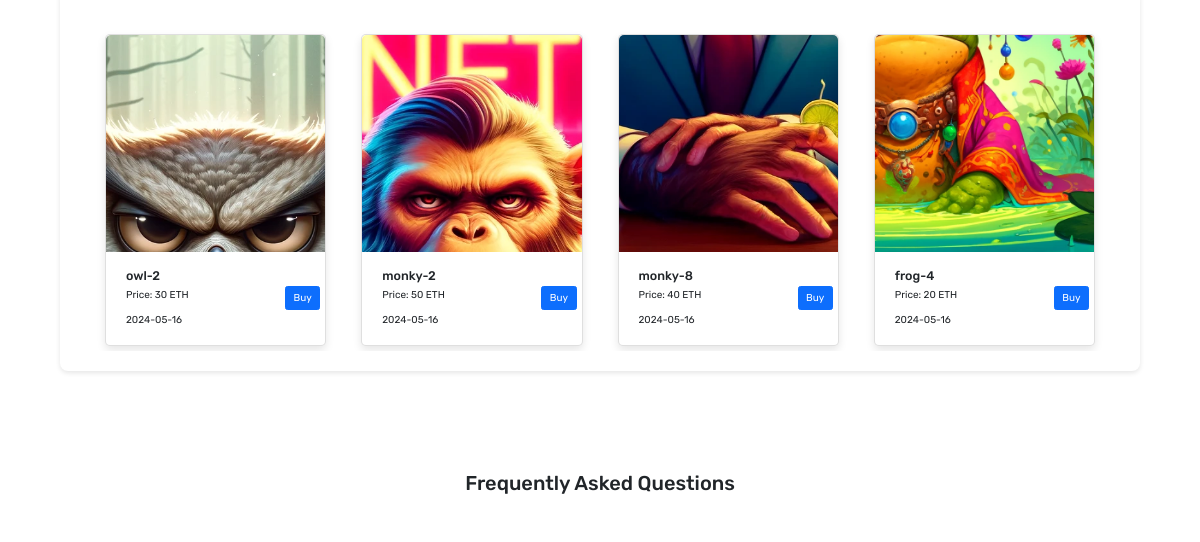
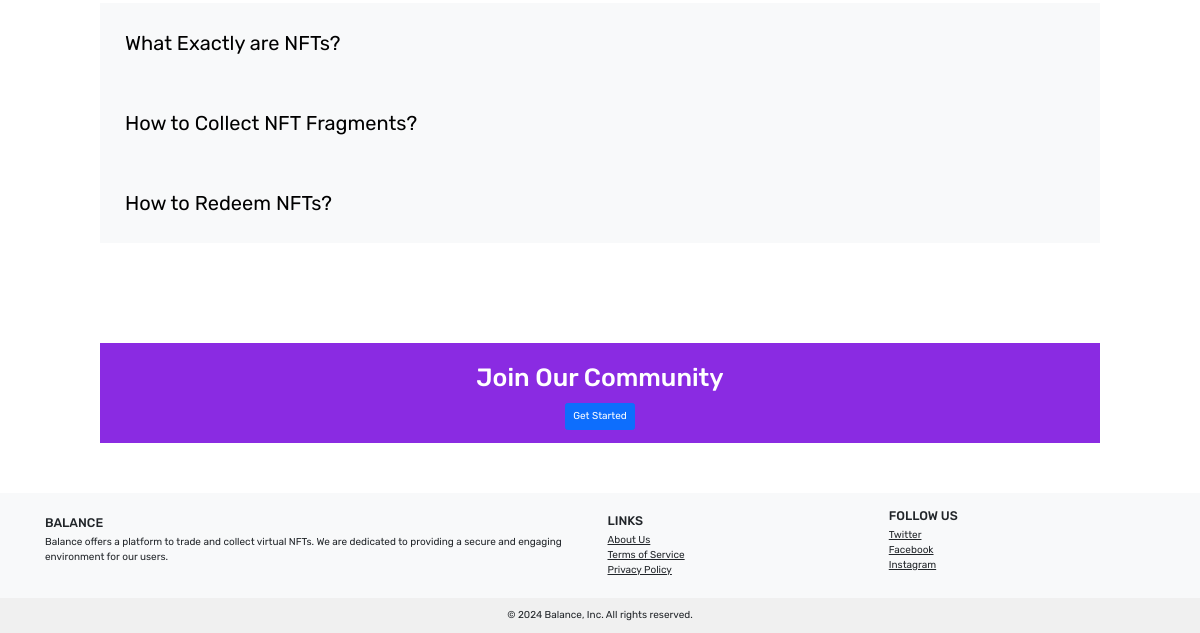
/marketplace (lower part), run on an earlier commit of the app's database (2 pictures, top to bottom).
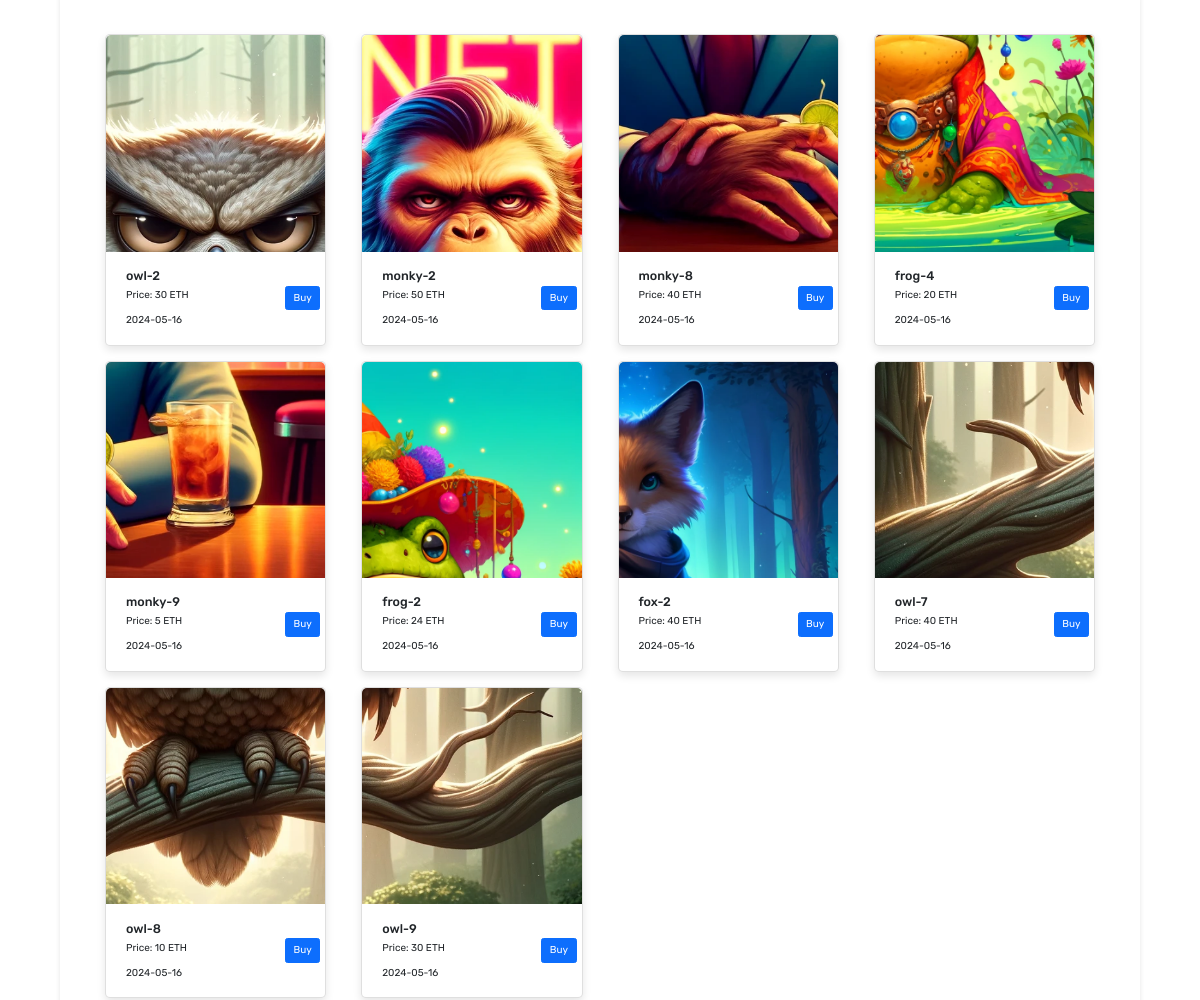
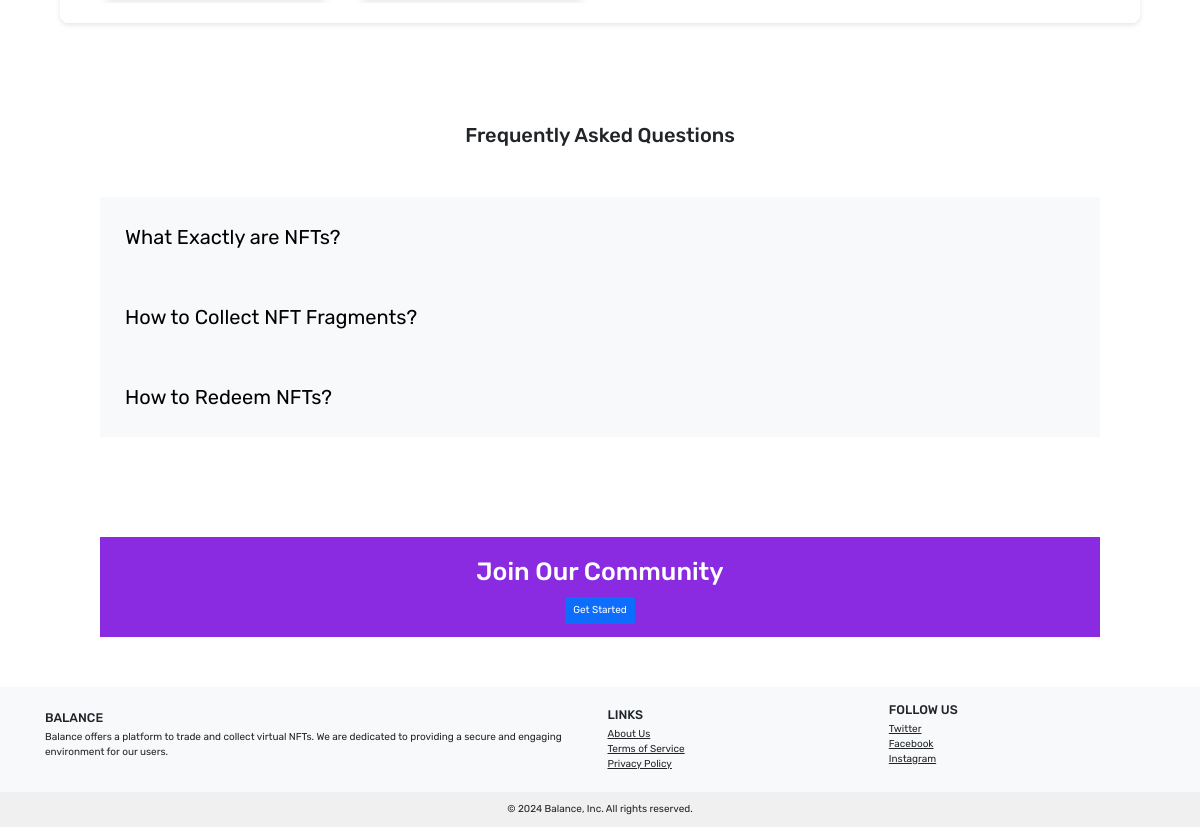
And on a later commit of the database (2 pictures, top to bottom).
### app/models.py (models this page shows, shortened)
class Trade(db.Model):
    __tablename__ = 'trade'
    id = db.Column(db.String(64),  db.ForeignKey('fragment.id'), primary_key=True)
    owner = db.Column(db.Integer, db.ForeignKey('users.id'))
    price = db.Column(db.String(255), nullable=False, default='0.0')
    listed_time = db.Column(db.DateTime, default=datetime.now(timezone.utc))
    __table_args__ = (
        db.CheckConstraint('price >= 0'),
    )

class Fragment(db.Model):
    __tablename__ = 'fragment'
    id = db.Column(db.String(64), primary_key=True)
    img_id = db.Column(db.String(64), db.ForeignKey('nft.id'))
    path = db.Column(db.String(255), unique=True, nullable=False)
    piece_number = db.Column(db.Integer, nullable=False)
    owner = db.Column(db.Integer, db.ForeignKey('users.id'))
    __table_args__ = (
        db.CheckConstraint('piece_number BETWEEN 1 AND 9'),
    )
    trade = db.relationship('Trade', backref='fragment', uselist=False, lazy='joined', cascade='all, delete', passive_deletes=True, primaryjoin="Fragment.id==Trade.id")
    @hybrid_property
    def name(self):
        if 'static/outputs/' in self.path:
            file_name_with_extension = self.path.split('static/outputs/')[-1]
            file_name, _ = os.path.splitext(file_name_with_extension)
            return file_name
        return None

### app/routes.py (the view)
@app.route('/marketplace', methods=['GET'])
def marketplace():
    buy_form = BuyForm()
    redeem_form = RedeemForm()
    trades = Trade.query.all()
    nft = NFT.query.filter_by(completed=0).all()
    return render_template('marketplace.html', trades=trades, nft=nft ,buy_form=buy_form, redeem_form=redeem_form)

### app/models.py (called while the page is built)
    @hybrid_property
    def name(self):
        if 'static/uploads/' in self.path:
            file_name_with_extension = self.path.split('static/uploads/')[-1]
            file_name, _ = os.path.splitext(file_name_with_extension)
            return file_name
        return None

### templates/marketplace.html (shortened to what this page needs)
<!DOCTYPE html>
<html lang="en">
<head>
    <link href="https://cdn.bootcss.com/bootstrap/5.1.3/css/bootstrap.min.css" rel="stylesheet">
    <link href="{{ url_for('static', filename='css/main.css') }}" rel="stylesheet">
    <link href="{{ url_for('static', filename='css/marketplace.css') }}" rel="stylesheet">
</head>
<body>
    <div class="sidebar-container">
        <div class="section">
            <div class="section-content" id="all-fragments">
                <div class="row row-cols-1 row-cols-md-4 g-4" id="fragments-container">
                    {% for trade in trades %}
                    <div class="col">
                        <div class="card h-100">
                            <img src="{{ trade.fragment.path }}" class="card-img-top" alt="{{ trade.fragment.name }}">
                            <div class="card-body container d-flex flex-row justify-content-around">
                                <div class="container d-flex flex-column">
                                    <h5 class="card-title">{{ trade.fragment.name }}</h5>
                                    <p class="card-text">Price: {{ trade.price }} ETH</p>
                                    <p class="card-text">{{ trade.listed_time.date() }}</p>
                                </div>
                                <button type="button" class="btn btn-primary" data-bs-toggle="modal" data-bs-target="#BuyModal"
                                data-fragment-id="{{ trade.fragment.id }}"
                                data-fragment-path="{{ trade.fragment.path }}"
                                data-fragment-name="{{ trade.fragment.name }}"
                                data-fragment-price="{{ trade.price }}"
                                data-fragment-release-time="{{ trade.listed_time.date() }}">
                                    Buy
                                </button>
                            </div>
                        </div>
                    </div>
                    {% endfor %}
                </div>
            </div>
        </div>
    </div>
    <div class="collap-container">
        <h2 class="FAQ">Frequently Asked Questions</h2>
        <button type="button" class="collap-btn bg-light">What Exactly are NFTs?</button>
            <button type="button" class="collap-btn bg-light">How to Collect NFT Fragments?</button>
        <button type="button" class="collap-btn bg-light">How to Redeem NFTs?</button>
    </div>
    <div class="join-container d-block text-center">
        <h1 class="py-2">Join Our Community</h1>
        <a class="btn btn-primary py-2" href="{{ url_for('register') }}">Get Started</a>
    </div>
    <footer class="bg-light text-center text-lg-start">
        <div class="container p-4">
            <div class="row align-items-center">
                <div class="col-lg-6 col-md-12 mb-4 mb-md-0">
                    <h5 class="text-uppercase">Balance</h5>
                    <p>
                        Balance offers a platform to trade and collect virtual NFTs. We are dedicated to providing a secure and engaging environment for our users.
                    </p>
                </div>
                <div class="col-lg-3 col-md-6 mb-4 mb-md-0">
                    <h5 class="text-uppercase">Links</h5>
                    <ul class="list-unstyled mb-0">
                        <li>
                            <a href="{{ url_for('about') }}" class="text-dark">About Us</a>
                        </li>
                        <li>
                            <a href="{{ url_for('terms') }}" class="text-dark">Terms of Service</a>
                        </li>
                        <li>
                            <a href="{{ url_for('privacy') }}" class="text-dark">Privacy Policy</a>
                        </li>
                    </ul>
                </div>
                <div class="col-lg-3 col-md-6 mb-4 mb-md-0">
                    <h5 class="text-uppercase">Follow Us</h5>
                    <ul class="list-unstyled">
                        <li>
                            <a href="#!" class="text-dark">Twitter</a>
                        </li>
                        <li>
                            <a href="#!" class="text-dark">Facebook</a>
                        </li>
                        <li>
                            <a href="#!" class="text-dark">Instagram</a>
                        </li>
                    </ul>
                </div>
            </div>
        </div>
        <div class="text-center p-3" style="background-color: #f0f0f0;">
            © 2024 Balance, Inc. All rights reserved.
        </div>
    </footer>
</body>
</html>

### static/css/main.css (style rules this page uses)
* { margin:0; padding: 0; box-sizing: border-box; }
html { font-size: 62.5%; }
html,body,a,h1,h2,h3,h4,h5,h6,p,td,li { font-family: "Rubik",sans-serif }
.section { background-color: #ffffff; padding: 20px; border-radius: 8px; margin-bottom: 50px; box-shadow: 0 2px 5px rgba(0,0,0,0.1); width: 90%; margin-left: auto; margin-right: auto; }
.section-content { padding: 15px; border-radius: 8px; overflow: hidden; }
.card { margin: 10px; box-shadow: 0 4px 8px rgba(0,0,0,0.1); transition: transform 0.3s ease-in-out; border-radius: 5px; }
.card-img-top { width: 100%; height: 70%; border-top-left-radius: 5px; border-top-right-radius: 5px; }
.card-body { height: 30%; display: flex; justify-content: around; align-items: center; padding: 5px; }

### static/css/marketplace.css (style rules this page uses)
.collap-container { margin:10rem 10rem; }
.FAQ { text-align: center; margin-bottom: 5rem; }
.collap-btn { cursor: pointer; padding: 2.5rem; width: 100%; border: none; text-align: left; outline: none; font-size: 2rem; transition: font-size 0.15s ease-in-out; }
.join-container { height: 10rem; margin:5rem 10rem; padding: 1.5rem; background-color: blueviolet; color:white; }

What changed in the data, as far as the page shows it:
added Trade: fragment.path (picture), fragment.name "monky-9", price "5", listed_time "2024-05-16"
added Trade: fragment.path (picture), fragment.name "frog-2", price "24", listed_time "2024-05-16"
added Trade: fragment.path (picture), fragment.name "fox-2", price "40", listed_time "2024-05-16"
added Trade: fragment.path (picture), fragment.name "owl-7", price "40", listed_time "2024-05-16"
added Trade: fragment.path (picture), fragment.name "owl-8", price "10", listed_time "2024-05-16"
added Trade: fragment.path (picture), fragment.name "owl-9", price "30", listed_time "2024-05-16"
